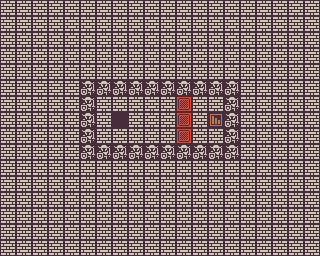

This game map was drawn from its Tiled (.tmx) file and the tilesets committed beside it. A one-line description and the trimmed map source follow:
An orthogonal 20x16 tile map with 16x16 px tiles, 2 tile layers (BG, Entities).

<map version="1.4" tiledversion="1.4.2" orientation="orthogonal" renderorder="right-down" width="20" height="16" tilewidth="16" tileheight="16" infinite="0" nextlayerid="3" nextobjectid="1">
 <editorsettings>
  <export target="level1.json" format="json" />
 </editorsettings>
 <tileset firstgid="1" name="base" tilewidth="16" tileheight="16" tilecount="6" columns="3">
  <image source="spritesheet.png" width="48" height="32" />
 </tileset>
 <layer id="2" name="BG" width="20" height="16" locked="1">
  <data>[320 cells, 320 non-empty, 1 distinct tile ids]</data>
 </layer>
 <layer id="1" name="Entities" width="20" height="16">
  <data>[320 cells, 31 non-empty, 4 distinct tile ids]</data>
 </layer>
</map>